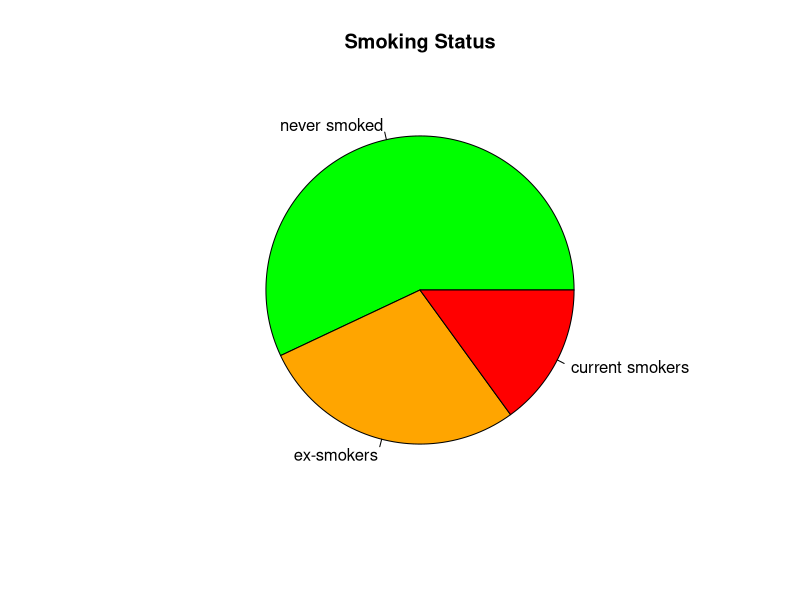

Recreate this plot in R.
#exercise 2

#consider the hypothetical data on smoking status for 100 individuals:
#57 subjects never smoked, 28 subjects qualify as ex-smokers, and 15 are current smokers
#these data can be visualized by means of a so-called pie chart:

slices <- c(57, 28, 15)
colors <- c('green', 'orange', 'red')
lbls <- c("never smoked", "ex-smokers", "current smokers")
pie(slices, labels = lbls, col = colors, main = "Smoking Status")

#try to replicate this chart
#feel free to use any online information that you can find